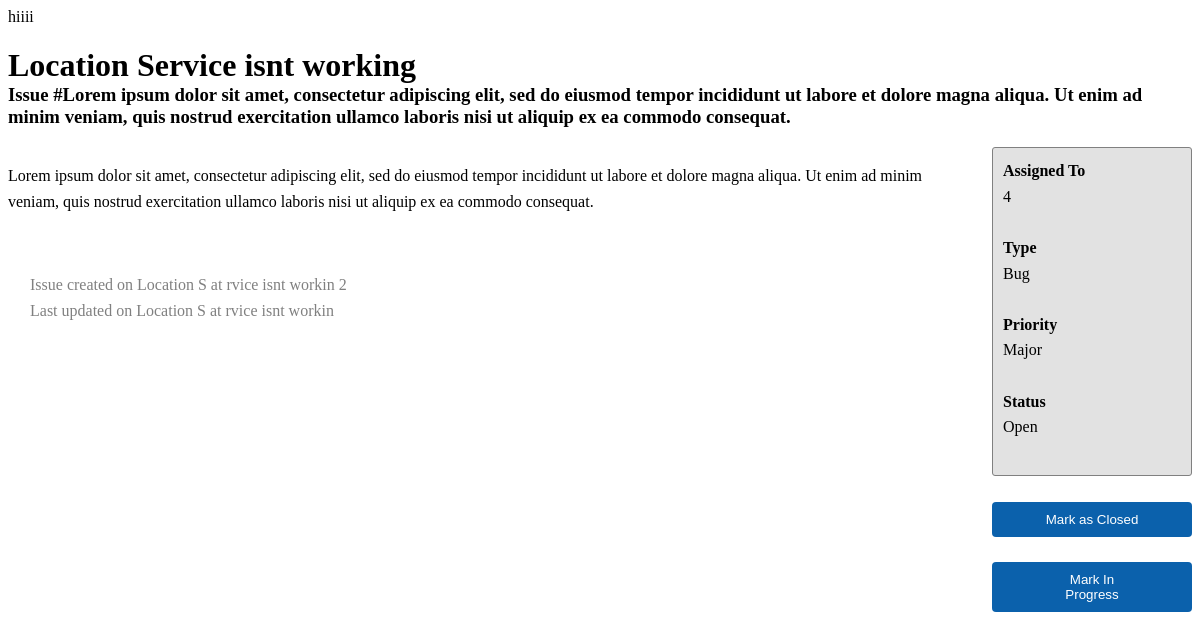
Page /issue.php?id=2 on the committed database.
### tables this page shows
CREATE TABLE Issues(
    id INT AUTO_INCREMENT NOT NULL,
    title VARCHAR(100) NOT NULL,
    description TEXT NOT NULL,
    type ENUM('Bug', 'Task', 'Proposal') NOT NULL,
    priority ENUM('Minor', 'Major', 'Critical') NOT NULL,
    status ENUM('Open', 'In Progress', 'Closed') NOT NULL,
    assigned_to INT NOT NULL,
    created_by INT NOT NULL,
    created DATETIME NOT NULL,
    updated DATETIME DEFAULT NULL,
    PRIMARY KEY(id),
    FOREIGN KEY (assigned_to) REFERENCES Users(id),
    FOREIGN KEY (created_by) REFERENCES Users(id)
);

### issue.php (the view, shortened to what this page needs)
<?php header('Access-Control-Allow-Origin: *');
require_once 'phpmysqlconnection.php';
    $conn = new PDO("mysql:host=$host;dbname=$dbname;charset=utf8mb4", $username, $password);
    $id = (int) htmlspecialchars($_GET['id']);
    $stmt = $conn->query("SELECT * FROM Issues where id = $id");
    $results = $stmt->fetchAll(PDO::FETCH_ASSOC);
?>
<link rel="stylesheet" href="styles/issues.css"/>
<h1 class="no-margin-bottom-diff"><?= $results[0]['title']?></h1>
<h3 class="no-margin-top-diff"><?= 'Issue #' . $results[0]['description']?></h3>
<div id="issueDetails">
    <div id="main">
        <p><?= $results[0]['description']?></p>
        <br>
        <ul>
            <li><i class="fa fa-chevron-right" style="color: black;"></i>&nbsp;&nbsp;&nbsp;Issue created on <?= substr($results[0]['title'],0,10)?> at <?= substr($results[0]['title'],11,-1)?> <?= $results[0]['created_by']?></li>
            <li><i class="fa fa-chevron-right" style="color: black;"></i>&nbsp;&nbsp;&nbsp;Last updated on <?= substr($results[0]['title'],0,10)?> at <?= substr($results[0]['title'],11,-1)?></li>
        </ul>
    </div>
    <div id="aside">
        <div id="sidebar">
            <h4 class="no-margin-top">Assigned To</h4>
            <p class='no-margin-bottom'><?= $results[0]['assigned_to']?></p>
            <br>
            <h4 class="no-margin-top">Type</h4>
            <p class='no-margin-bottom'><?= $results[0]['type']?></p>
            <br>
            <h4 class="no-margin-top">Priority</h4>
            <p class='no-margin-bottom'><?= $results[0]['priority']?></p>
            <br>
            <h4 class="no-margin-top">Status</h4>
            <p class='no-margin-bottom'><?= $results[0]['status']?></p>
            <br>
        </div>
        <br>
        <form>
            <div>
                <button type="submit" name="closed" class="btn">Mark as Closed</button>
            </div>
            <br>
            <div>
                <button type="submit" name="inprogress" class="btn">Mark In Progress</button>
            </div>
        </form>
    </div>
</div>

### styles/issues.css (style rules this page uses)
#issueDetails { display: flex; flex-direction: row; }
.no-margin-top, .no-margin-bottom { margin-top: 0px; margin-bottom: 0px; }
.no-margin-top-diff { margin-top: 0px; }
.no-margin-bottom-diff { margin-bottom: 0px; }
#aside { min-width: 200px; line-height: 1.6; }
#sidebar { background-color: rgb(226, 226, 226); border-radius: 3px; padding: 10px; border: 1px solid gray; }
#main { padding-right: 30px; line-height: 1.6; }
ul { padding-left: 10px; color: gray; list-style: none; }
.btn { color: #fff; background-color: #0b61ac; border-color: #0b61ac; display: inline-block; padding: 9px 50px; text-align: center; background-image: none; border: 1px solid transparent; border-radius: 4px; cursor: pointer; width: 100%; }

### rows in the picture
issues: title "Location Service isnt working", description "Lorem ipsum dolor sit amet, consectetur adipiscing elit, sed do eiusmod tempor incididunt ut labore et dolore magna aliqua. Ut enim ad minim veniam, quis nostrud exercitation ullamco laboris nisi ut aliquip ex ea commodo consequat.", title "Location S", title "rvice isnt workin", created_by "2", assigned_to "4", type "Bug", priority "Major", status "Open"
